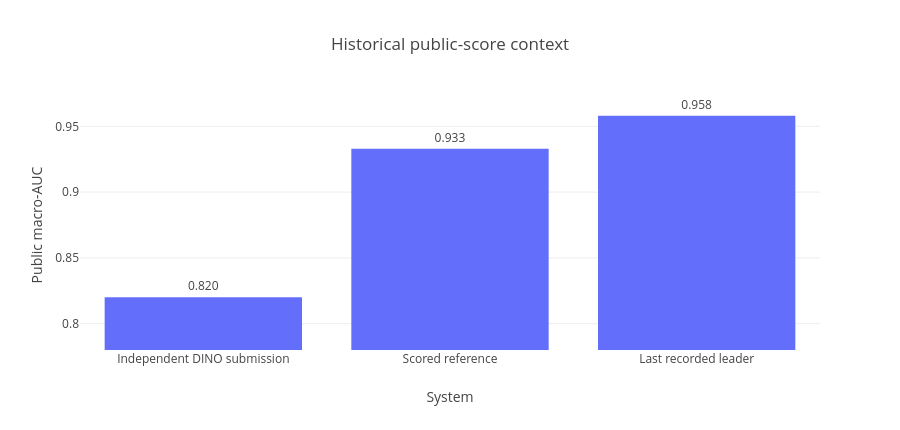

The cell this chart's notebook holds for it:
### Markdown cell above
# 09 — Scored-reference recovery and runtime frontier

This notebook summarizes verified, public-safe engineering work that moved the project back onto the historically best **0.933** scored reference. It intentionally excludes raw MRI, identifiers, model weights, checkpoint hashes, private paths, and row-level predictions.

The historical public score and internal validation metrics are different evidence sources. No new leaderboard improvement is claimed here.

### Code cell
import pandas as pd
import plotly.express as px
scores=pd.DataFrame({"System":["Independent DINO submission","Scored reference","Last recorded leader"],"Public macro-AUC":[0.820,0.933,0.958]})
fig=px.bar(scores,x="System",y="Public macro-AUC",text="Public macro-AUC",title="Historical public-score context")
fig.update_traces(texttemplate="%{text:.3f}",textposition="outside")
fig.update_layout(height=430,yaxis_range=[0.78,0.97])
fig.show()

### Figure 1 — Plotly figure (JSON) as saved in the notebook; plotly's stock layout.template omitted (floating-point values rounded to 4 significant figures)
{"data": [{"hovertemplate": "System=%{x}<br>Public macro-AUC=%{text}<extra></extra>", "legendgroup": "", "marker": {"color": "#636efa", "pattern": {"shape": ""}}, "name": "", "orientation": "v", "showlegend": false, "text": [0.82, 0.933, 0.958], "textposition": "outside", "texttemplate": "%{text:.3f}", "type": "bar", "x": ["Independent DINO submission", "Scored reference", "Last recorded leader"], "xaxis": "x", "y": [0.82, 0.933, 0.958], "yaxis": "y"}], "layout": {"barmode": "relative", "height": 430, "legend": {"tracegroupgap": 0}, "title": {"text": "Historical public-score context"}, "xaxis": {"anchor": "y", "domain": [0.0, 1.0], "title": {"text": "System"}}, "yaxis": {"anchor": "x", "domain": [0.0, 1.0], "range": [0.78, 0.97], "title": {"text": "Public macro-AUC"}}}}
